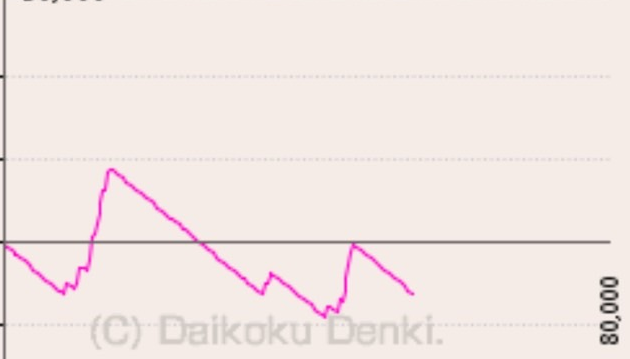
#> input picture graphs/optimal/S__78209130_optimal.png, 630 x 359 px
$ python analyze_rotation_mapping.py
#> lines starting #> are read from the running program, lines starting #| are printed output that depends on the picture
import cv2
import numpy as np
from PIL import Image
import matplotlib.pyplot as plt

# Load image
img_path = 'graphs/optimal/S__78209130_optimal.png'
img = cv2.imread(img_path)
#> img is the input picture: shape (359, 630, 3); mean B, G, R 228, 231, 242.1
img_rgb = cv2.cvtColor(img, cv2.COLOR_BGR2RGB)

# Current boundaries
boundaries = {
    "start_x": 36,
    "end_x": 620,
    "top_y": 29,
    "zero_y": 274,
    "bottom_y": 520
}

# Analysis results
data_end_x = 414  # Where the pink line ends
x_axis_end = 610  # Where the x-axis line ends
max_rotation_label = 80000  # The label we see on the right

# Current mapping calculation
current_width = boundaries["end_x"] - boundaries["start_x"]  # 584 pixels
current_mapping = f"0 to {max_rotation_label} mapped to x={boundaries['start_x']} to x={boundaries['end_x']}"

# Where data actually ends
data_width = data_end_x - boundaries["start_x"]  # 378 pixels
data_end_rotation = int((data_end_x - boundaries["start_x"]) * max_rotation_label / current_width)

print("Current Configuration Analysis:")
print(f"X-axis range: {boundaries['start_x']} to {boundaries['end_x']} ({current_width} pixels)")
print(f"Rotation range: 0 to {max_rotation_label}")
print(f"Pixels per 10,000 rotations: {current_width / (max_rotation_label/10000):.1f}")
print()
print("Actual Data Analysis:")
print(f"Data line ends at x={data_end_x}")
print(f"This corresponds to rotation: {data_end_rotation}")
print(f"Data exists for {data_width/current_width*100:.1f}% of the x-axis range")
print()
print("The Issue:")
print(f"The extraction is trying to extract data from x={data_end_x} to x={boundaries['end_x']}")
print(f"But there's no graph line in that region!")
print()
print("Solution Options:")
print("1. Stop extraction at x=414 (where data ends)")
print("2. Adjust the rotation mapping to account for partial data")
print("3. Use the x-axis labels to determine correct scaling")

# Visualize the mapping issue
fig, ax = plt.subplots(1, 1, figsize=(12, 6))

# Create a diagram showing the mapping
ax.set_xlim(0, 650)
ax.set_ylim(0, 100)

# X-axis representation
ax.plot([boundaries["start_x"], boundaries["end_x"]], [50, 50], 'k-', linewidth=3, label='Current extraction range')
ax.plot([boundaries["start_x"], data_end_x], [50, 50], 'g-', linewidth=6, label='Actual data range')

# Add markers
ax.scatter([boundaries["start_x"]], [50], s=100, c='blue', zorder=5)
ax.scatter([data_end_x], [50], s=100, c='green', zorder=5)
ax.scatter([boundaries["end_x"]], [50], s=100, c='red', zorder=5)

# Labels
ax.text(boundaries["start_x"], 40, 'x=36\n(0)', ha='center', va='top')
ax.text(data_end_x, 40, f'x={data_end_x}\n({data_end_rotation})', ha='center', va='top', color='green')
ax.text(boundaries["end_x"], 40, f'x=620\n({max_rotation_label})', ha='center', va='top', color='red')

# Add rotation scale
y_scale = 70
ax.plot([boundaries["start_x"], boundaries["end_x"]], [y_scale, y_scale], 'b--', alpha=0.5)
for i in range(0, max_rotation_label+1, 20000):
    x_pos = boundaries["start_x"] + (boundaries["end_x"] - boundaries["start_x"]) * i / max_rotation_label
    ax.plot([x_pos, x_pos], [y_scale-2, y_scale+2], 'b-', alpha=0.5)
    ax.text(x_pos, y_scale+5, f'{i//1000}k', ha='center', fontsize=8, color='blue')

ax.set_title('X-axis to Rotation Mapping Issue', fontsize=14)
ax.legend()
ax.set_yticks([])
ax.set_xlabel('X coordinate (pixels)')

plt.tight_layout()
plt.savefig('graphs/rotation_mapping_analysis.png', dpi=150, bbox_inches='tight')
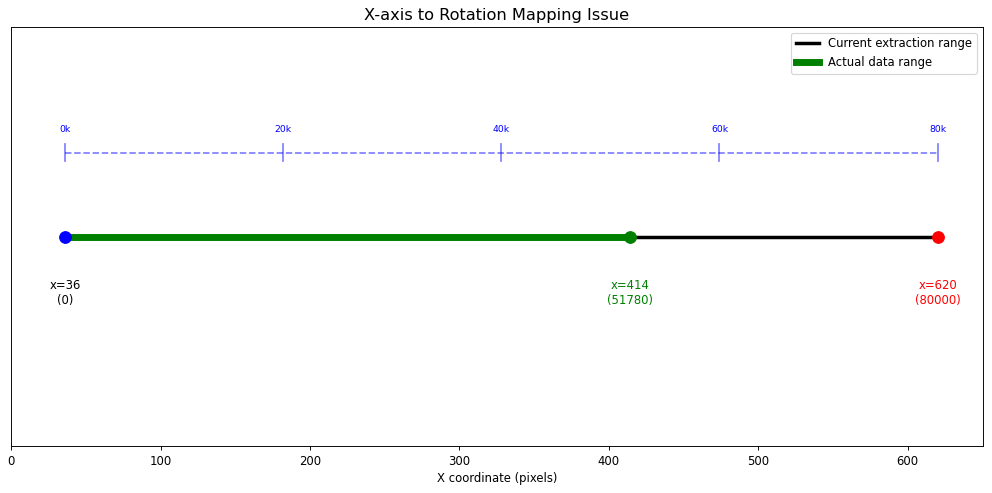
#> figure drawn by matplotlib, 1 panel
plt.close()

print("\nVisualization saved to 'graphs/rotation_mapping_analysis.png'")
